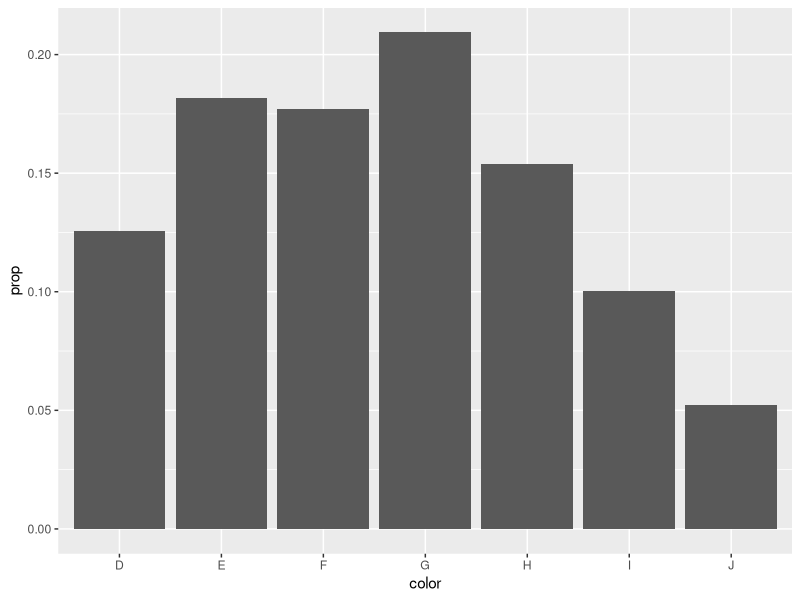

This figure's R source:
data("diamonds", package = "ggplot2")
df = diamonds # 복사(복제)
head(df, 2)

table(df$color)
prop.table(table(df$color))
tb_color = as.data.frame(prop.table(table(df$color)))
tb_color

colnames(tb_color)
colnames(tb_color) = c("color", "prop")
tb_color

library("ggplot2")
ggplot(data = tb_color, aes(x = color, y = prop)) + 
  geom_col()

# write.csv(tb_color, "diamonds_color_prop.csv",
#           row.names = FALSE)

unique(df$color)
length(df$color)
unique(length(df$color))

df_agg = aggregate(data = df, price ~ cut, FUN = "mean")
df_agg

# write.csv(df_agg, "diamonds_price_cut_mean.csv",
#           row.names = FALSE)
